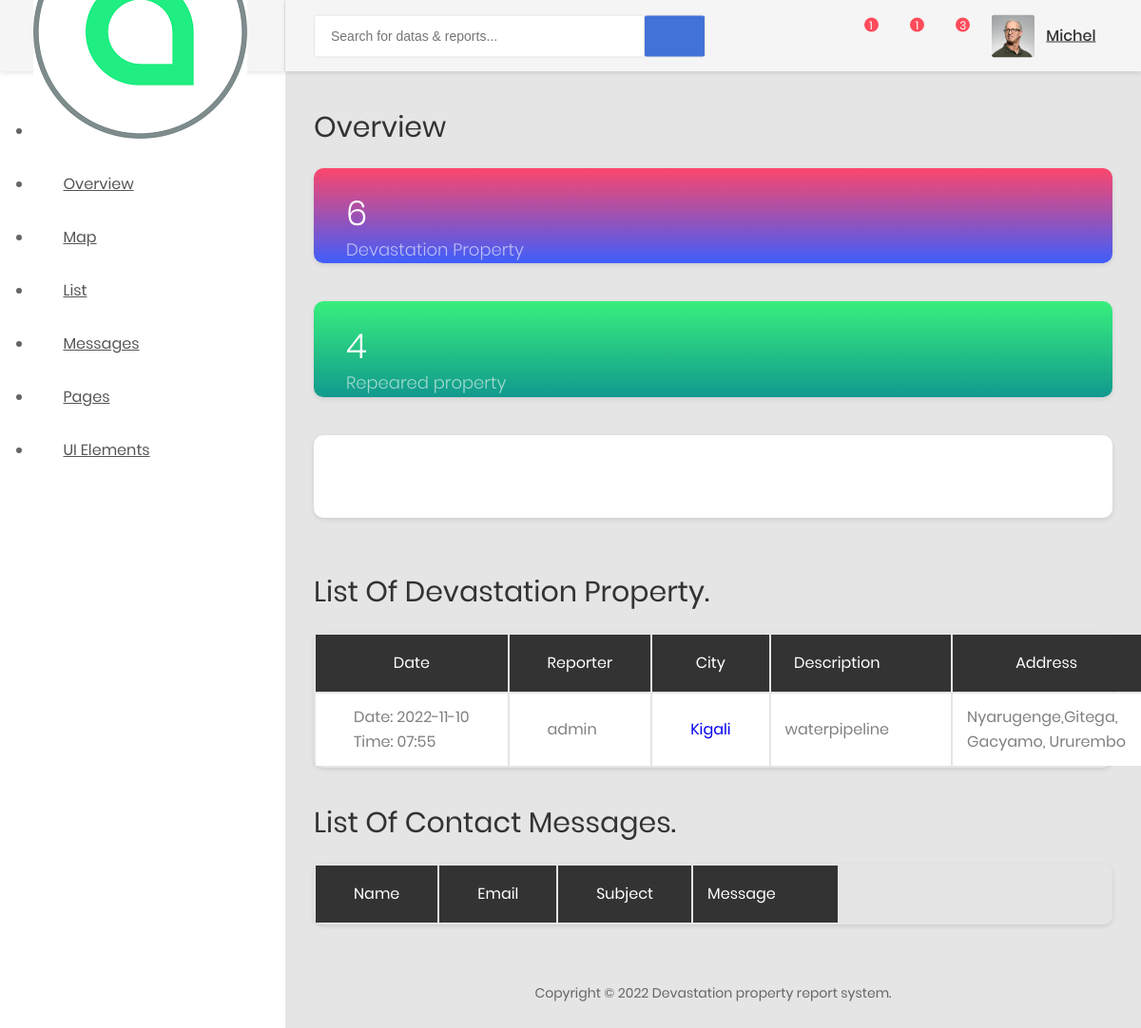
/dashboard/ (signed in), run on an earlier commit of the app's database.
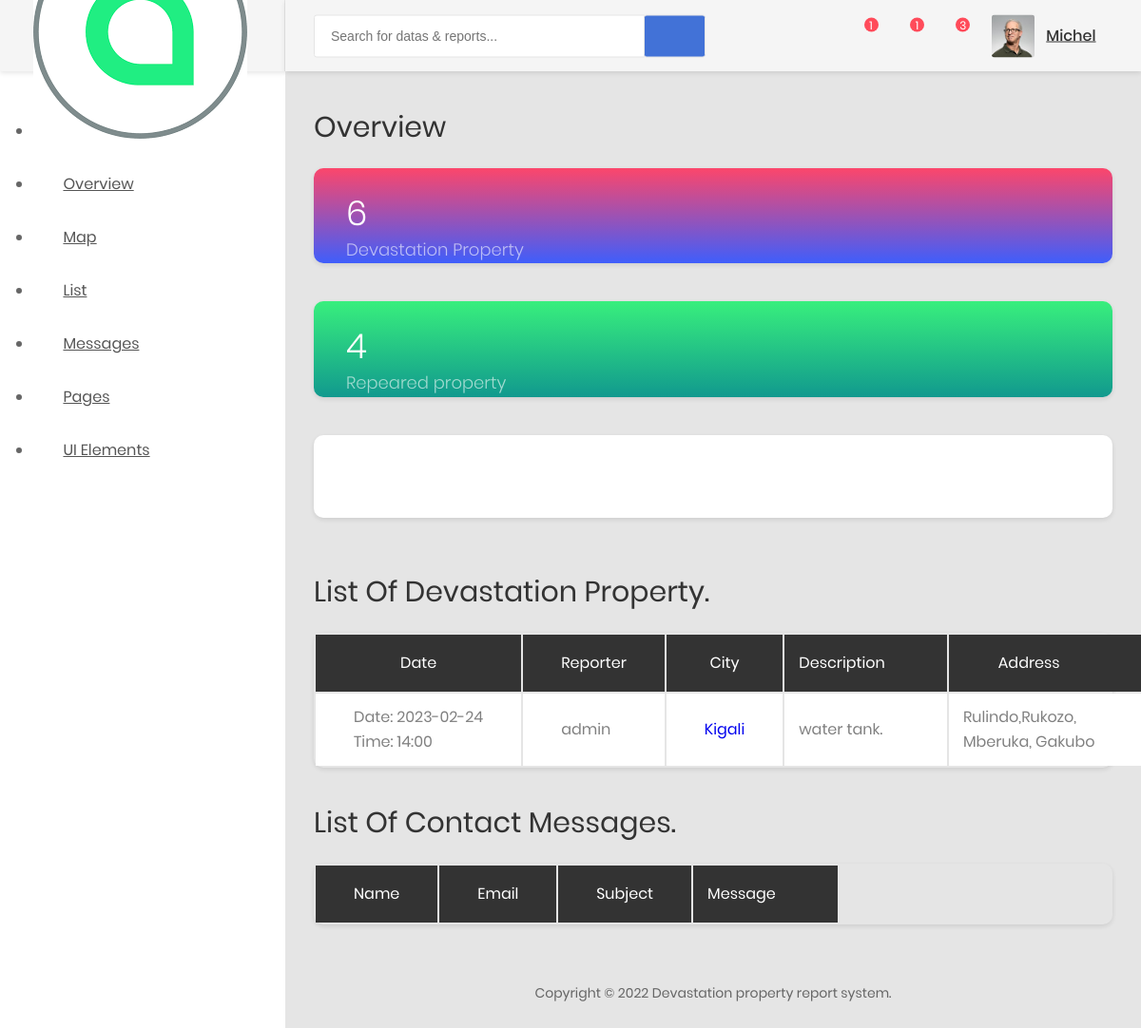
And on a later commit of the database.
### locations/models.py (models this page shows, shortened)
class Location(models.Model):
	poster=models.CharField(max_length=40)
	country = models.CharField(max_length=60)
	latitude = models.FloatField(default=0)
	longitude = models.FloatField(default=0)
	city = models.CharField(max_length=30, null=True, blank=True)
	reported_time = models.DateTimeField(default=timezone.now)
	image = models.ImageField(upload_to='properties/')
	description = models.TextField(default='devastation')
	district = models.CharField(max_length=30)
	sector = models.CharField(max_length=30)
	cell = models.CharField(max_length=30)
	village = models.CharField(max_length=30)

### locations/views.py (the view)
# urls.py: path('dashboard/', dashboard, name='dashboard'),
@login_required
def dashboard(request):
	datas = Location.objects.all()
	contacts=Contact.objects.all()
	data_list = Location.objects.values_list('latitude', 'longitude')
	map1 = folium.Map(location=[-1.952183, 30.054957], tiles='OpenStreetMap', zoom_start=9.5)
	plugins.FastMarkerCluster(data_list, icon=None).add_to(map1)
	map1 = map1._repr_html_()
	context = {
		'map1' : map1,
		'datas':datas,
		'contacts':contacts
	}
	return render(request, 'dashboard.html', context)

### locations/templates/dashboard.html (shortened to what the changed rows need)
{% load static %}
<!DOCTYPE html>
<html lang="en">
<head>
    <link href="{% static 'dashboard/css/font-face.css' %}" rel="stylesheet" media="all">
    <link href="{% static 'dashboard/vendor/font-awesome-4.7/css/font-awesome.min.css' %}" rel="stylesheet" media="all">
    <link href="{% static 'dashboard/vendor/font-awesome-5/css/fontawesome-all.min.css' %}" rel="stylesheet" media="all">
    <link href="{% static 'dashboard/vendor/mdi-font/css/material-design-iconic-font.min.css' %}" rel="stylesheet" media="all">
    <link href="{% static 'dashboard/vendor/bootstrap-4.1/bootstrap.min.css" rel="stylesheet' %}" media="all">
    <link href="{% static 'dashboard/vendor/animsition/animsition.min.css" rel="stylesheet' %}" media="all">
    <link href="{% static 'dashboard/vendor/bootstrap-progressbar/bootstrap-progressbar-3.3.4.min.css' %}" rel="stylesheet" media="all">
    <link href="{% static 'dashboard/vendor/wow/animate.css' %}" rel="stylesheet" media="all">
    <link href="{% static 'dashboard/vendor/css-hamburgers/hamburgers.min.css' %}" rel="stylesheet" media="all">
    <link href="{% static 'dashboard/vendor/slick/slick.css' %}" rel="stylesheet" media="all">
    <link href="{% static 'dashboard/vendor/select2/select2.min.css' %}" rel="stylesheet" media="all">
    <link href="{% static 'dashboard/vendor/perfect-scrollbar/perfect-scrollbar.css' %}" rel="stylesheet" media="all">
    <link href="{% static 'dashboard/css/theme.css' %}" rel="stylesheet" media="all">
</head>
<body class="animsition">
    <div class="page-wrapper">
        <div class="page-container">
            <div class="main-content">
                <div class="section__content section__content--p30">
                    <div class="container-fluid">
                        <div class="row">
                            <div class="col-md-12">
                                <div class="overview-wrap">
                                    <h2 class="title-1">overview</h2>
                                </div>
                            </div>
                        </div>
                        <div class="row m-t-25">
                            <div class="col-sm-6 col-lg-3">
                                <div class="overview-item overview-item--c1">
                                    <div class="overview__inner">
                                        <div class="overview-box clearfix">
                                            <div class="text">
                                                <h2>6</h2>
                                            </div>
                                        </div>
                                    </div>
                                </div>
                            </div>
                            <div class="col-sm-6 col-lg-3">
                                <div class="overview-item overview-item--c2">
                                    <div class="overview__inner">
                                        <div class="overview-box clearfix">
                                            <div class="text">
                                                <h2>4</h2>
                                            </div>
                                        </div>
                                    </div>
                                </div>
                            </div>
                        <div class="row">
                            <div class="col-lg-9">
                                <h2 class="title-1 m-b-25">List of Devastation Property.</h2>
                                <div class="table-responsive table--no-card m-b-40">
                                    <table class="table table-borderless table-striped table-earning">
                                        <thead>
                                            <tr>
                                                <th>date</th>
                                                <th>Reporter</th>
                                                <th>city</th>
                                                <th class="text-right">Description</th>
                                                <th class="text-right">Address</th>
                                            </tr>
                                        </thead>
                                        <tbody>
                                            {% for data in datas %}
                                            <tr>
                                                <td><p>Date: {{ data.reported_time|date:'Y-m-d' }}</p>
                                                    <p>Time: {{ data.reported_time|date:'H:i' }}</p></td>
                                                <td>{{ data.poster }}</td>
                                                <td><a href="{% url 'datail' data.id %}" style="text-decoration: none;">{{ data.city }}</a></td>
                                                <td class="text-right">{{ data.description }}</td>
                                                <td class="text-right"><p>{{ data.district }},{{ data.sector }},</p><p>{{ data.cell }}, {{ data.village }}</p></td>
                                            </tr>
                                            {% endfor %}
                                        </tbody>
                                    </table>
                                </div>
                            </div>
                            <div class="row">
                                <div class="col-lg-9">
                                    <h2 class="title-1 m-b-25">List of Contact Messages.</h2>
                                    <div class="table-responsive table--no-card m-b-40">
                                        <table class="table table-borderless table-striped table-earning">
                                            <thead>
                                                <tr>
                                                    <th>Name</th>
                                                    <th>Email</th>
                                                    <th>Subject</th>
                                                    <th class="text-right">Message</th>
                                                </tr>
                                            </thead>
                                        </table>
                                    </div>
                                </div>
                    </div>
                </div>
            </div>
        </div>
    </div>
</body>
</html>

What changed in the data, as far as the page shows it:
changed Location "admin": reported_time "2022-11-10" → "2023-02-24"; reported_time "07:55" → "14:00"; description "waterpipeline" → "water tank."; district "Nyarugenge" → "Rulindo"; sector "Gitega" → "Rukozo"; cell "Gacyamo" → "Mberuka"; village "Ururembo" → "Gakubo"
